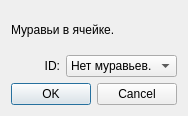
<?xml version="1.0" encoding="UTF-8"?>
<ui version="4.0">
 <class>SetSector</class>
 <widget class="QDialog" name="SetSector">
  <property name="geometry">
   <rect>
    <x>0</x>
    <y>0</y>
    <width>184</width>
    <height>116</height>
   </rect>
  </property>
  <property name="windowTitle">
   <string>Редактированяе ячейки</string>
  </property>
  <layout class="QVBoxLayout" name="verticalLayout">
   <item>
    <widget class="QLabel" name="label">
     <property name="text">
      <string>Муравьи в ячейке.</string>
     </property>
    </widget>
   </item>
   <item>
    <layout class="QHBoxLayout" name="horizontalLayout">
     <item>
      <widget class="QLabel" name="label_2">
       <property name="text">
        <string>ID:</string>
       </property>
       <property name="alignment">
        <set>Qt::AlignRight|Qt::AlignTrailing|Qt::AlignVCenter</set>
       </property>
      </widget>
     </item>
     <item>
      <widget class="QComboBox" name="comboBox">
       <property name="minimumSize">
        <size>
         <width>100</width>
         <height>0</height>
        </size>
       </property>
       <item>
        <property name="text">
         <string>Нет муравьев.</string>
        </property>
       </item>
      </widget>
     </item>
    </layout>
   </item>
   <item>
    <widget class="QDialogButtonBox" name="buttonBox">
     <property name="orientation">
      <enum>Qt::Horizontal</enum>
     </property>
     <property name="standardButtons">
      <set>QDialogButtonBox::Cancel|QDialogButtonBox::Ok</set>
     </property>
     <property name="centerButtons">
      <bool>true</bool>
     </property>
    </widget>
   </item>
  </layout>
 </widget>
 <resources/>
 <connections>
  <connection>
   <sender>buttonBox</sender>
   <signal>accepted()</signal>
   <receiver>SetSector</receiver>
   <slot>accept()</slot>
   <hints>
    <hint type="sourcelabel">
     <x>248</x>
     <y>254</y>
    </hint>
    <hint type="destinationlabel">
     <x>157</x>
     <y>274</y>
    </hint>
   </hints>
  </connection>
  <connection>
   <sender>buttonBox</sender>
   <signal>rejected()</signal>
   <receiver>SetSector</receiver>
   <slot>reject()</slot>
   <hints>
    <hint type="sourcelabel">
     <x>316</x>
     <y>260</y>
    </hint>
    <hint type="destinationlabel">
     <x>286</x>
     <y>274</y>
    </hint>
   </hints>
  </connection>
 </connections>
</ui>
